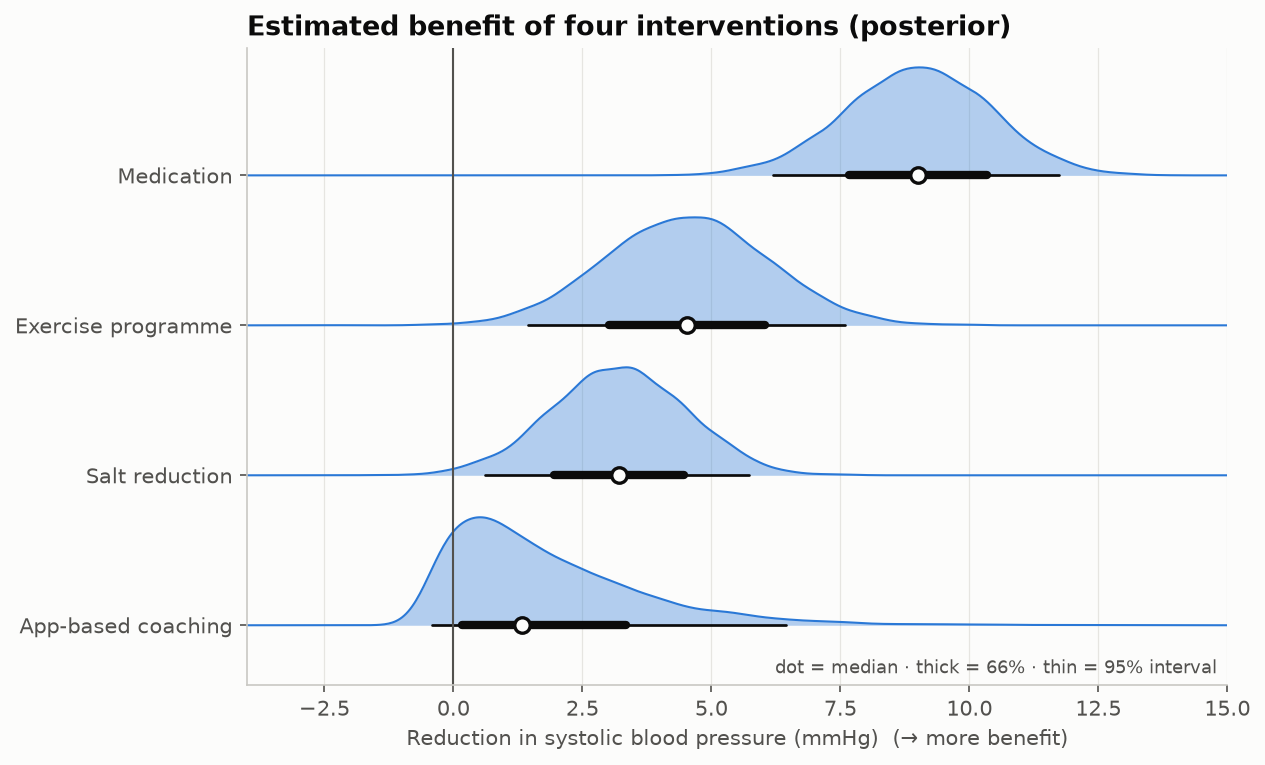

Write the Python code that produced this figure.
"""
Half-Eye Plot (Density + Intervals)  -  family: Uncertainty

DESIGN PURPOSE
Combines a half-violin density (the shape of the uncertainty) with a point
estimate and two nested intervals beneath it: a thick 66% interval and a thin
95% interval. It shows the full distribution and conventional summaries in one
compact mark, and is common for Bayesian posteriors and bootstrap
distributions.

WHEN TO USE
  - Show posterior or bootstrap distributions for several groups or parameters
  - Distributions may be skewed, and a symmetric error bar would misrepresent
    them
  - Combine intuitive shape with precise interval endpoints

AVOID WHEN
  - The audience is unfamiliar with intervals and densities (use an icon array
    or quantile dotplot)
  - You have raw observations rather than uncertainty about an estimate (use a
    raincloud plot)

ALTERNATIVES
  - Forest plot (intervals only)
  - Gradient interval
  - Violin plot

EXAMPLE
Posterior distributions of the reduction in systolic blood pressure (mmHg) for
four interventions, from simulated MCMC draws. Some are skewed.

Run:  python half_eye.py
"""
import sys
from pathlib import Path

import numpy as np
import pandas as pd
import matplotlib.pyplot as plt

# Library style: categorical colors in fixed order, recessive axes, hairline grid.
PALETTE = ["#2a78d6", "#eb6834", "#1baf7a", "#eda100",
           "#e87ba4", "#008300", "#6250d6", "#e34948"]
SEQ_CMAP = "Blues"      # sequential: one hue, light -> dark
DIV_CMAP = "RdBu_r"     # diverging: two opposite hues, neutral midpoint
GRAY = "#b8b7b1"        # de-emphasised marks
plt.rcParams.update({
    "figure.figsize": (8, 4.8), "figure.dpi": 110, "figure.facecolor": "#fcfcfb",
    "axes.facecolor": "#fcfcfb", "axes.edgecolor": "#c9c8c3", "axes.linewidth": 0.8,
    "axes.spines.top": False, "axes.spines.right": False,
    "axes.grid": True, "grid.color": "#e6e5e1", "grid.linewidth": 0.6, "axes.axisbelow": True,
    "axes.prop_cycle": plt.cycler(color=PALETTE),
    "axes.titlesize": 13, "axes.titleweight": "bold", "axes.titlelocation": "left",
    "axes.labelcolor": "#52514e", "xtick.color": "#52514e", "ytick.color": "#52514e",
    "text.color": "#0b0b0b", "font.size": 10, "lines.linewidth": 2,
    "legend.frameon": False,
})

from scipy.stats import gaussian_kde

# --- Example data ------------------------------------------------------------
rng = np.random.default_rng(21)
n = 4000
draws = pd.DataFrame({
    "Exercise programme": rng.normal(4.5, 1.6, n),
    "Salt reduction": rng.normal(3.2, 1.3, n),
    "App-based coaching": rng.gamma(1.6, 1.5, n) - 0.6,
    "Medication": rng.normal(9.0, 1.4, n),
})
summary = draws.quantile([0.025, 0.17, 0.5, 0.83, 0.975]).T.round(1)
summary.columns = ["2.5%", "17%", "median", "83%", "97.5%"]
order = summary["median"].sort_values().index
summary.loc[order]

# --- Plot --------------------------------------------------------------------
fig, ax = plt.subplots(figsize=(8.5, 5.2))
xs = np.linspace(-4, 15, 500)
for i, name in enumerate(order):
    v = draws[name].values
    dens = gaussian_kde(v)(xs)
    dens = dens / dens.max() * 0.72
    ax.fill_between(xs, i, i + dens, color=PALETTE[0], alpha=0.35, linewidth=0)
    ax.plot(xs, i + dens, color=PALETTE[0], lw=1)
    lo95, lo66, med, hi66, hi95 = np.quantile(v, [0.025, 0.17, 0.5, 0.83, 0.975])
    ax.plot([lo95, hi95], [i, i], color="#0b0b0b", lw=1.3, solid_capstyle="round")
    ax.plot([lo66, hi66], [i, i], color="#0b0b0b", lw=4, solid_capstyle="round")
    ax.scatter([med], [i], s=55, color="#fcfcfb", edgecolor="#0b0b0b", linewidth=1.6, zorder=4)
ax.axvline(0, color="#52514e", lw=1)
ax.set_yticks(range(len(order)), order)
ax.set_ylim(-0.4, len(order) - 0.15)
ax.set_xlim(-4, 15)
ax.grid(axis="y", visible=False)
ax.set_xlabel("Reduction in systolic blood pressure (mmHg)  (→ more benefit)")
ax.set_title("Estimated benefit of four interventions (posterior)")
ax.text(14.8, -0.32, "dot = median · thick = 66% · thin = 95% interval", ha="right",
        fontsize=8.5, color="#52514e")
fig.tight_layout()

# --- Save / show -------------------------------------------------------------
out = Path(__file__).with_name(Path(__file__).stem + ".png")
fig.savefig(out, dpi=150, bbox_inches="tight")
print(f"saved {out}")
if "--no-show" not in sys.argv:
    plt.show()
